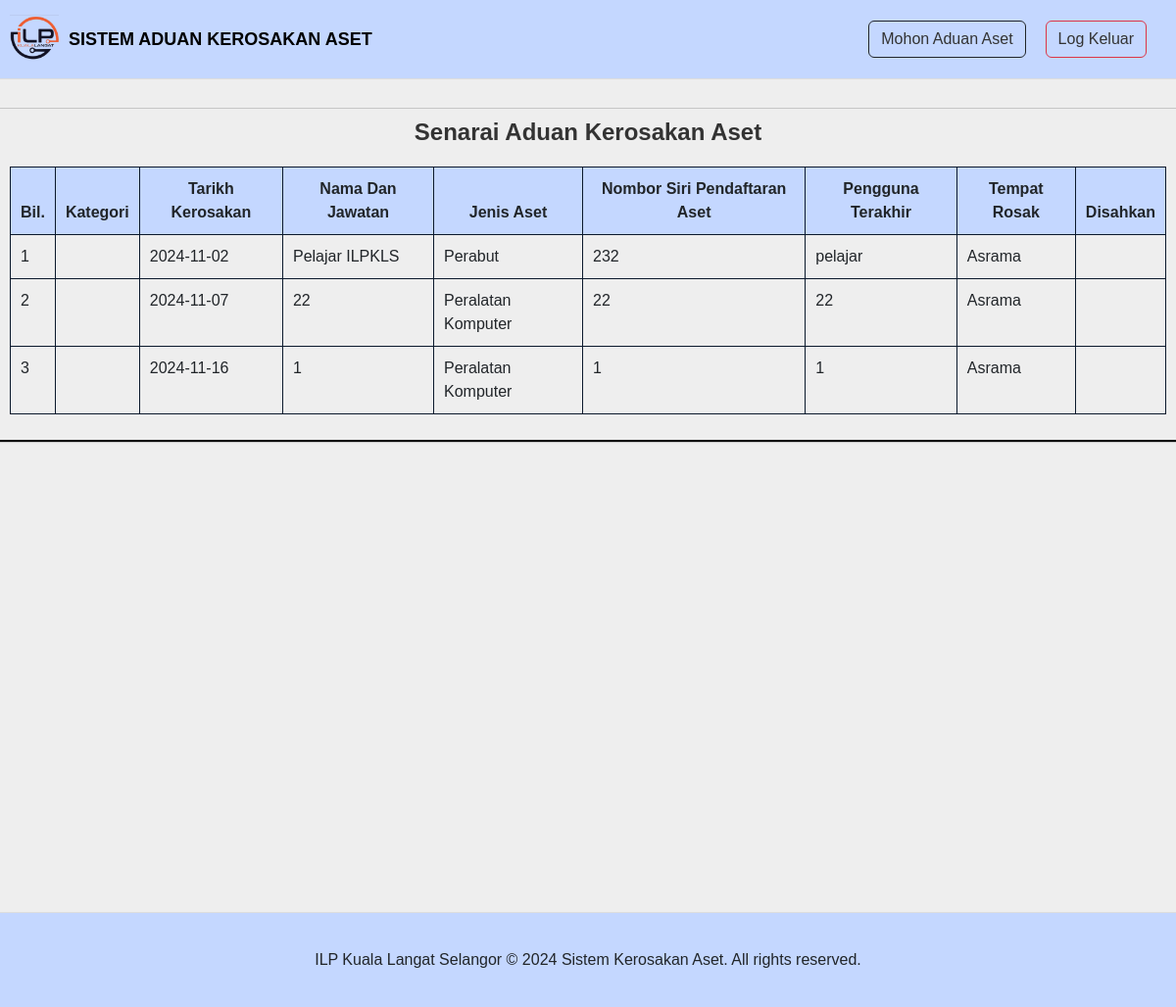
Screenshot of /user.php (signed in) with the database file from the repository.
### tables this page shows
CREATE TABLE `tbl_semakan` (
  `no_id` int NOT NULL,
  `kategori` varchar(50) NOT NULL,
  `jenis_aset` varchar(255) NOT NULL,
  `no_siri` varchar(10) NOT NULL,
  `tempat_rosak` varchar(255) NOT NULL,
  `userterakhir` varchar(255) NOT NULL,
  `ulasan` varchar(255) NOT NULL,
  `nama` varchar(255) NOT NULL,
  `emel` varchar(255) NOT NULL,
  `tarikh_rosak` date NOT NULL,
  `lulus_jabatan` varchar(255) NOT NULL DEFAULT 'Dalam Proses',
  `tarikh` timestamp NOT NULL DEFAULT CURRENT_TIMESTAMP
);

### user.php (the view, shortened to what this page needs)
<!DOCTYPE html>
<html lang="en">
<head>
    <link rel="stylesheet" href="https://cdn.jsdelivr.net/npm/bootstrap@5.2.2/dist/css/bootstrap.min.css">
</head>
<body>
<div class="navbar">
        <a class="navbar-brand" href="#">
            <img src="img/305199717_985453492342369_1200662185772088661_n.png" height="50" alt="Sistem Aduan Kerosakan Aset" />
            <h4><b>SISTEM ADUAN KEROSAKAN ASET</b></h4>
        </a>
        <ul>
            <li><a href="aduan_user.php" class="btn btn-outline-dark">Mohon Aduan Aset</a></li>
            <li><a href="index.php" class="btn btn-outline-danger">Log Keluar</a></li>
        </ul>
    </div>
    <section class="vh-100">
        <div class="container-md">
            <?php
            include('db.php');
            $sql = "SELECT * FROM tbl_daftar WHERE `ic`='".$_SESSION['ic']."'";
            $akaun = mysqli_query($conn, $sql);
            $row_akaun = mysqli_fetch_assoc($akaun) ;
            ?>
            <h2><b>Senarai Aduan Kerosakan Aset</b></h2>
            <div class="table-responsive-sm">
                <table class="table">
                    <thead>
                        <tr>
                        <th>Bil.</th>
                        <th>Kategori</th>
                        <th>Tarikh Kerosakan</th>
                        <th>Nama Dan Jawatan</th>
                        <th>Jenis Aset</th>
                        <th>Nombor Siri Pendaftaran Aset</th>
                        <th>Pengguna Terakhir</th>
                        <th>Tempat Rosak</th>
                        <th>Disahkan</th>
                        </tr>
                    </thead>
                    <tbody>
                    <?php
                    include('db.php');
                    $sql = "SELECT * FROM tbl_semakan WHERE emel='".$row_akaun['emel']."'";
                    $result = mysqli_query($conn, $sql);
                    if ($result->num_rows > 0) {
                    $count = 1;
                    while ($data = $result->fetch_assoc()) {
                    ?>
                    <tr>
                    <td><?php echo $count++; ?></td>
                        <td><?php echo ($data['role']); ?></td>
                        <td><?php echo ($data['tarikh_rosak']); ?></td>
                        <td><?php echo ($data['nama']); ?></td>
                        <td><?php echo ($data['jenis_aset']); ?></td>
                        <td><?php echo ($data['no_siri']); ?></td>
                        <td><?php echo ($data['userterakhir']); ?></td>
                        <td><?php echo ($data['tempat_rosak']); ?></td>
                        <td><?php echo ($data['disahkan']); ?></td>
                    </tr>
                <?php
                    }
                }
                ?>
                    </tbody>
                </table>
            </div>
            </div>
    </section>
    <footer class="text-center bg-body-tertiary">
       <div class="text-center p-3">ILP Kuala Langat Selangor &copy; 2024 Sistem Kerosakan Aset. All rights reserved.</div>
    </footer>
</body>
</html>

### user.php (style rules this page uses)
body { font-family: Arial, sans-serif; background-color: #EEEEEE; }
h4 { color: black; margin-top: 10px; font-size: 18px; font-family: 'Arial'; }
.navbar { background-color: #C4D7FF; padding: 10px; display: flex; justify-content: space-between; align-items: center; border-bottom: 1px solid #ddd; }
.navbar-brand { display: flex; align-items: center; text-decoration: none; color: #333; }
.navbar-brand img { margin-right: 10px; }
.navbar ul { list-style-type: none; padding: 0; margin: 0; display: flex; }
.navbar ul li { margin-right: 20px; }
.navbar ul li a { text-decoration: none; color: #333; }
.container-md { max-width: 1400px; margin: 30px auto; background-color: #EEEEEE; padding: 10px; box-shadow: 1px 1px 1px 1px black; }
h2 { text-align: center; margin-bottom: 20px; font-size: 24px; color: #333; }
.table thead th { background-color: #C4D7FF; border: 1px solid #0B192C; padding: 10px; text-align: center; }
.table tbody td { background-color: #EEEEEE; border: 1px solid #0B192C; padding: 10px; }
footer { background-color: #C4D7FF; padding: 20px; text-align: center; border-top: 1px solid #ddd; margin-top: 20px; }

### rows the page displays
tbl_semakan: tarikh_rosak "2024-11-02", nama "Pelajar ILPKLS", jenis_aset "Perabut", no_siri "232", userterakhir "pelajar", tempat_rosak "Asrama"
tbl_semakan: tarikh_rosak "2024-11-07", nama "22", jenis_aset "Peralatan Komputer", no_siri "22", userterakhir "22", tempat_rosak "Asrama"
tbl_semakan: tarikh_rosak "2024-11-16", nama "1", jenis_aset "Peralatan Komputer", no_siri "1", userterakhir "1", tempat_rosak "Asrama"
